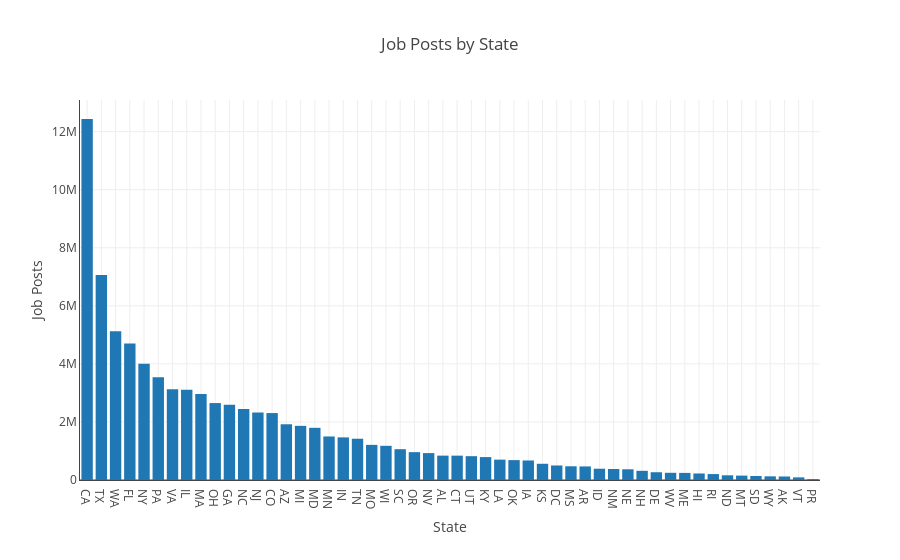

Source (notebook cell):
### Code cell
tot_state.sort_values('posts', ascending=False, inplace=True)

layout = go.Layout(title='Job Posts by State',
                   xaxis=dict(autorange=True, showgrid=True, zeroline=False, showline=True, showticklabels=True, title='State'),
                   yaxis=dict(autorange=True, showgrid=True, zeroline=True, showline=True, showticklabels=True, title='Job Posts'))

data = [go.Bar(x=tot_state.index, y=tot_state['posts'])]

fig = go.Figure(data=data, layout=layout)

py.plot(fig, filename='plots/posts_by_state.html', auto_open=False)
py.iplot(fig)

### Figure 1 — Plotly figure (JSON) as saved in the notebook; plotly's stock layout.template omitted (floating-point values rounded to 4 significant figures)
{"data": [{"type": "bar", "uid": "5d67db61-e96e-4bc5-9038-3e74a3bcb563", "x": ["CA", "TX", "WA", "FL", "NY", "PA", "VA", "IL", "MA", "OH", "GA", "NC", "NJ", "CO", "AZ", "MI", "MD", "MN", "IN", "TN", "MO", "WI", "SC", "OR", "NV", "AL", "CT", "UT", "KY", "LA", "OK", "IA", "KS", "DC", "MS", "AR", "ID", "NM", "NE", "NH", "DE", "WV", "ME", "HI", "RI", "ND", "MT", "SD", "WY", "AK", "VT", "PR"], "y": [12436705, 7060376, 5126931, 4703031, 4004470, 3537092, 3125115, 3112092, 2960952, 2650278, 2596345, 2449442, 2325575, 2305830, 1919834, 1865788, 1797481, 1499718, 1468032, 1421840, 1210360, 1177438, 1061527, 959389, 926766, 839681, 838937, 820453, 789310, 701116, 685360, 672525, 558882, 500320, 472737, 467460, 388718, 378272, 369007, 316158, 267477, 247886, 244630, 224693, 204301, 161619, 151301, 138510, 126110, 120480, 90456, 29542]}], "layout": {"title": {"text": "Job Posts by State"}, "xaxis": {"autorange": true, "showgrid": true, "showline": true, "showticklabels": true, "title": {"text": "State"}, "zeroline": false}, "yaxis": {"autorange": true, "showgrid": true, "showline": true, "showticklabels": true, "title": {"text": "Job Posts"}, "zeroline": true}}}
